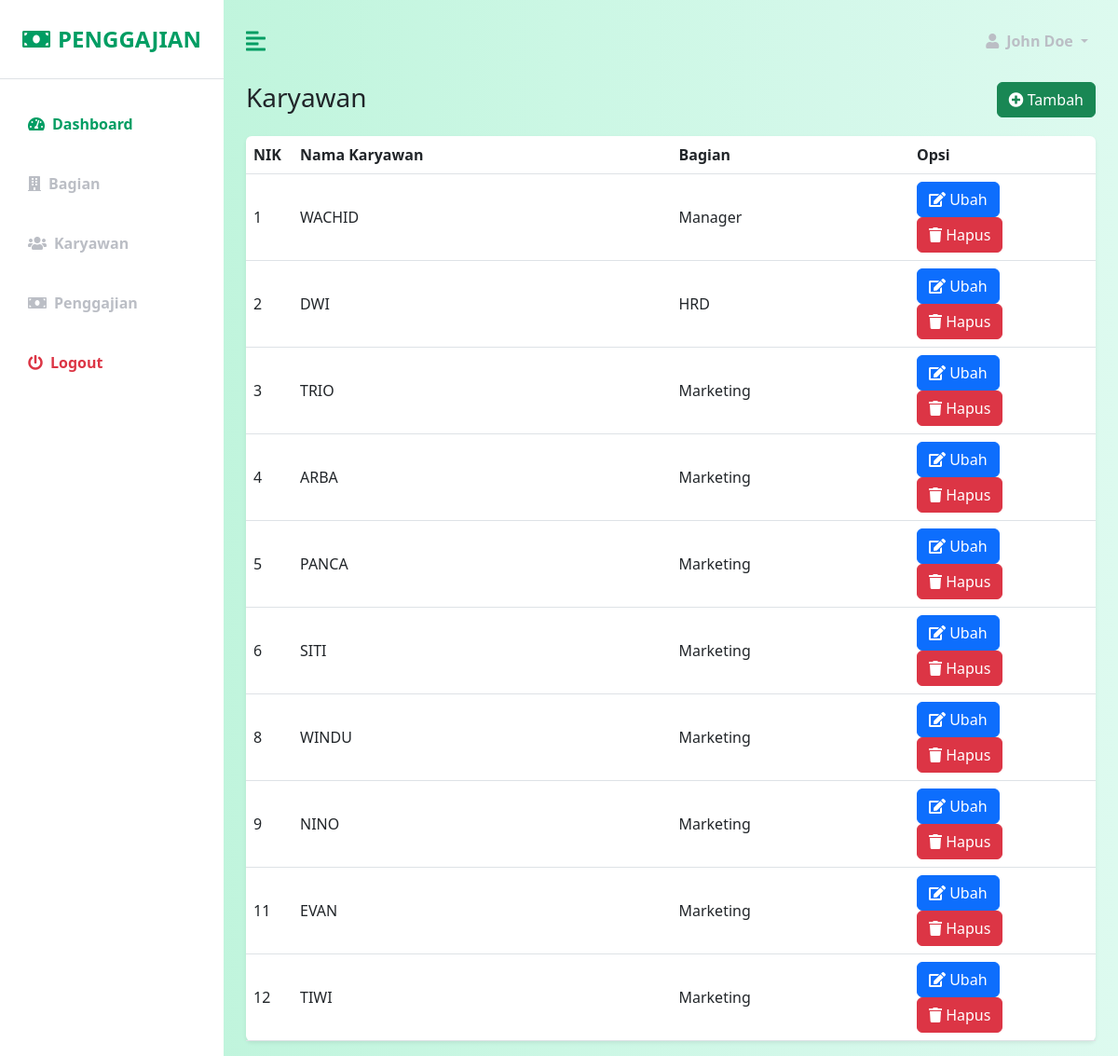
Page /?page=karyawan on the committed database.
### tables this page shows
CREATE TABLE `karyawan` (
  `nik` int(20) NOT NULL,
  `nama` varchar(50) DEFAULT NULL,
  `tanggal_mulai` date DEFAULT NULL,
  `gaji_pokok` int(11) DEFAULT NULL,
  `status_karyawan` enum('TETAP','KONTRAK','MAGANG') DEFAULT NULL,
  `bagian_id` int(11) DEFAULT NULL
);

CREATE TABLE `bagian` (
  `id` int(11) NOT NULL,
  `nama` varchar(255) NOT NULL
);

### pages/karyawan/karyawan.php (the view, shortened to what this page needs)
<?php
include "database/connection.php";
?>
<div class="row">
    <div class="col">
        <h3>Karyawan</h3>
    </div>
    <div class="col">
        <a href="?page=karyawantambah" class="btn btn-success float-end">
            <i class="fa fa-plus-circle"></i>
            Tambah
        </a>
    </div>
</div>
<div class="row mt-3">
    <div class="col">
        <?php
        $selectSQL = "SELECT K.*,B.nama nama_bagian FROM karyawan K
                        LEFT JOIN bagian B ON K.bagian_id = B.id";
        $result = mysqli_query($connection, $selectSQL);
        ?>
        <table class="table bg-white rounded shadow-sm  table-hover">
            <thead>
                <tr>
                    <th scope="col" width="50">NIK</th>
                    <th scope="col">Nama Karyawan</th>
                    <th scope="col">Bagian</th>
                    <th scope="col" width="200">Opsi</th>
                </tr>
            </thead>
            <tbody>
                <?php
                while ($row = mysqli_fetch_assoc($result)) {
                ?>
                    <tr class="align-middle">
                        <td>
                            <?php echo $row["nik"] ?>
                        </td>
                        <td>
                            <?php echo $row["nama"] ?>
                        </td>
                        <td>
                            <?php echo $row["nama_bagian"] ?>
                        </td>
                        <td>
                            <a href="?page=karyawanubah&nik=<?php echo $row["nik"] ?>"class="btn btn-primary">
                                <i class="fa fa-edit"></i>
                                Ubah
                            </a>
                            <a href="?page=karyawanhapus&nik=<?php echo $row["nik"] ?>"
                                onclick="javascript: return confirm('Konfirmasi data akan dihapus?');"
                                class="btn btn-danger">
                                <i class="fa fa-trash"></i>
                                Hapus
                            </a>
                        </td>
                    </tr>
                <?php
                }
                ?>
            </tbody>
        </table>
    </div>
</div>

### index.php (shortened to what this page needs)
<!DOCTYPE html>
<html lang="en">
<head>
    <link href="https://cdn.jsdelivr.net/npm/bootstrap@5.2.2/dist/css/bootstrap.min.css" rel="stylesheet"
>
    <link rel="stylesheet" href="https://cdnjs.cloudflare.com/ajax/libs/font-awesome/5.15.3/css/all.min.css" />
    <link rel="stylesheet" href="css/custom.css" />
</head>
<body>
    <div class="d-flex" id="wrapper">
        <?php include "components/sidebar.php" ?>
        <div id="page-content-wrapper">
            <?php include "components/nav.php" ?>
            <div class="container-fluid px-4">
                <?php include "pages/routes.php" ?>
            </div>
        </div>
    </div>
</body>
</html>

### components/sidebar.php
<div class="bg-white" id="sidebar-wrapper">
    <div class="sidebar-heading text-center py-4 primary-text fs-4 fw-bold text-uppercase border-bottom"><i class="fas fa-money-bill me-2"></i>Penggajian</div>
    <div class="list-group list-group-flush my-3">
        <a href="?page=dashboard" class="list-group-item list-group-item-action bg-transparent second-text active"><i class="fas fa-tachometer-alt me-2"></i>Dashboard</a>
        <a href="?page=bagian" class="list-group-item list-group-item-action bg-transparent second-text fw-bold"><i class="fas fa-building me-2"></i>Bagian</a>
        <a href="?page=karyawan" class="list-group-item list-group-item-action bg-transparent second-text fw-bold"><i class="fas fa-users me-2"></i>Karyawan</a>
        <a href="?page=pilihbulantahunpenggajian" class="list-group-item list-group-item-action bg-transparent second-text fw-bold"><i class="fas fa-money-bill me-2"></i>Penggajian</a>
        <a href="#" class="list-group-item list-group-item-action bg-transparent text-danger fw-bold"><i class="fas fa-power-off me-2"></i>Logout</a>
    </div>
</div>

### components/nav.php (shortened to what this page needs)
<nav class="navbar navbar-expand-lg navbar-light bg-transparent py-4 px-4">
    <div class="d-flex align-items-center">
        <i class="fas fa-align-left primary-text fs-4 me-3" id="menu-toggle"></i>
    </div>
    <div class="collapse navbar-collapse" id="navbarSupportedContent">
        <ul class="navbar-nav ms-auto mb-2 mb-lg-0">
            <li class="nav-item dropdown">
                <a class="nav-link dropdown-toggle second-text fw-bold" href="#" id="navbarDropdown" role="button" data-bs-toggle="dropdown" aria-expanded="false">
                    <i class="fas fa-user me-2"></i>John Doe
                </a>
            </li>
        </ul>
    </div>
</nav>

### pages/routes.php (shortened to what this page needs)
<?php
if (isset($_GET["page"])) {
    $page = $_GET["page"];
} else {
    $page = "";
}
switch ($page) {
    case "karyawan":
        include "pages/karyawan/karyawan.php";
        break;
}
?>

### css/custom.css (style rules this page uses)
:root { --main-bg-color: #009d63; --main-text-color: #009d63; --second-text-color: #bbbec5; --second-bg-color: #c1efde; }
.primary-text { color: var(--main-text-color); }
.second-text { color: var(--second-text-color); }
#wrapper { overflow-x: hidden; background-image: linear-gradient(to right, #baf3d7, #c2f5de, #cbf7e4, #d4f8ea, #ddfaef); }
#sidebar-wrapper { min-height: 100vh; margin-left: -15rem; -webkit-transition: margin 0.25s ease-out; -moz-transition: margin 0.25s ease-out; -o-transition: margin 0.25s ease-out; transition: margin 0.25s ease-out; }
#sidebar-wrapper .sidebar-heading { padding: 0.875rem 1.25rem; font-size: 1.2rem; }
#sidebar-wrapper .list-group { width: 15rem; }
#page-content-wrapper { min-width: 100vw; }
#menu-toggle { cursor: pointer; }
.list-group-item { border: none; padding: 20px 30px; }
.list-group-item.active { background-color: transparent; color: var(--main-text-color); font-weight: bold; border: none; }
@media (min-width: 768px) { #sidebar-wrapper { margin-left: 0; } }
@media (min-width: 768px) { #page-content-wrapper { min-width: 0; width: 100%; } }

### rows in the picture
karyawan: nik "1", nama "WACHID", bagian.nama "Manager"
karyawan: nik "2", nama "DWI", bagian.nama "HRD"
karyawan: nik "3", nama "TRIO", bagian.nama "Marketing"
karyawan: nik "4", nama "ARBA", bagian.nama "Marketing"
karyawan: nik "5", nama "PANCA", bagian.nama "Marketing"
karyawan: nik "6", nama "SITI", bagian.nama "Marketing"
karyawan: nik "8", nama "WINDU", bagian.nama "Marketing"
karyawan: nik "9", nama "NINO", bagian.nama "Marketing"
karyawan: nik "11", nama "EVAN", bagian.nama "Marketing"
karyawan: nik "12", nama "TIWI", bagian.nama "Marketing"
